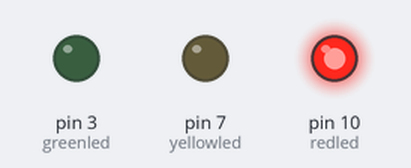
Recording of a sketch running on a simulated Arduino Uno, built with avr-gcc and run on an emulated ATmega328P. Parts: output pins drawn as LEDs (lit = HIGH).

Above: at 0.5 s.
At 1.1 s:
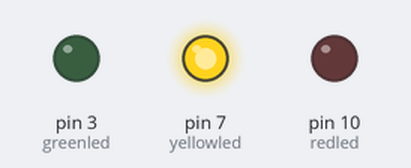
At 3.9 s:
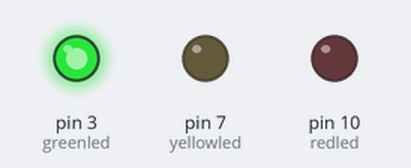
Timing chart, 0 to 5.1 s (numbered marks = the images above):
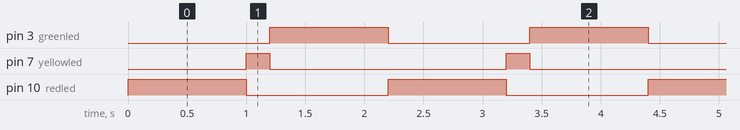

The sketch:

_____.ino
```cpp
/*
 * 交通信号灯
 *
 * Date: 2026-09-15
 * Author: storm1614.top
*/


int redled = 10;
int yellowled = 7;
int greenled = 3;

void setup()
{
    pinMode(redled, OUTPUT);
    pinMode(yellowled, OUTPUT);
    pinMode(greenled, OUTPUT);
}

void loop()
{
    digitalWrite(redled, HIGH);
    delay(1000);
    digitalWrite(redled, LOW);
    digitalWrite(yellowled, HIGH);
    delay(200);
    digitalWrite(yellowled, LOW);
    digitalWrite(greenled, HIGH);
    delay(1000);
    digitalWrite(greenled, LOW);
}
```

Measured:
- by itself, pin 3 (greenled), pin 10 (redled): alternates HIGH for 1.0 s and LOW for 1.2 s
- by itself, pin 7 (yellowled): alternates HIGH for 0.20 s and LOW for 2.0 s
- by itself, everything shown: repeats every 2.2 s, in 4 steps
